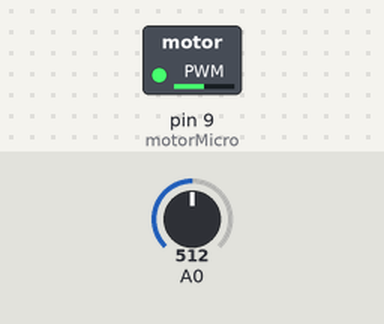
Bench run of a sketch on a simulated Arduino Uno, built with avr-gcc and run on an emulated ATmega328P. Parts: switched loads named in the sketch (green lamp = pin HIGH). Inputs (shaded band) come from the test bench; at power-on: A0 = 512.

Above: at 1.2 s.
1.3 s: A0 set to 716
At 2.3 s:
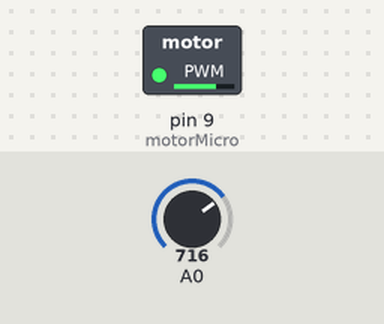
2.8 s: A0 set to 900
At 3.6 s:
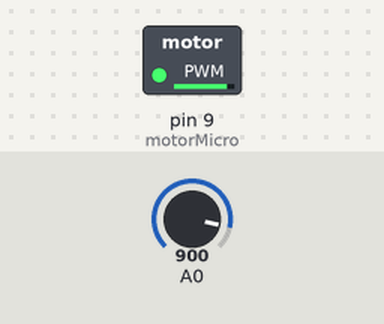
4.3 s: A0 set to 122
At 4.8 s:
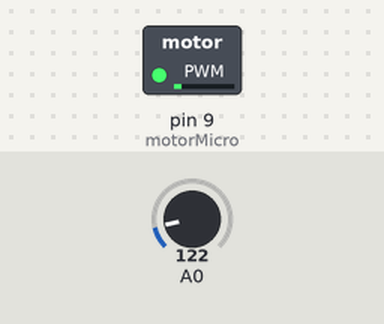
5.8 s: A0 set to 0
At 7.0 s:
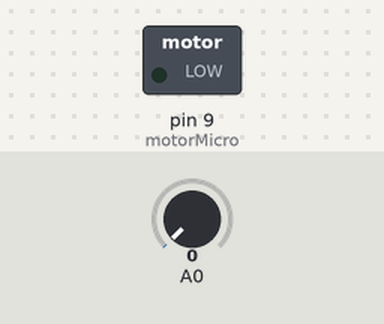
7.3 s: A0 set to 511
At 8.5 s:
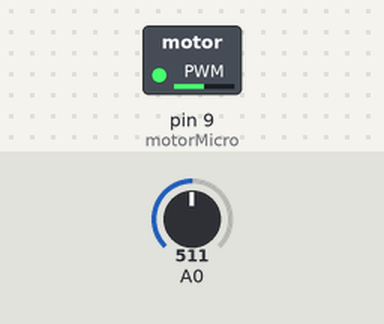
Timing chart, 0 to 9.8 s (numbered marks = the images above; inputs shaded):
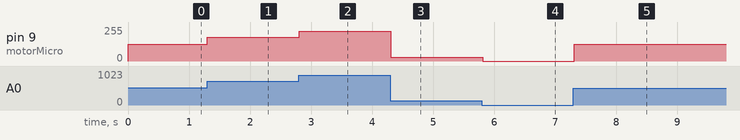

The sketch:

Controle_do_motor_da_micro.ino
```cpp
int motorMicro=9;
int leitura=0;
int velocidade=0;

void setup () {
}

void loop(){
  leitura=analogRead(A0);
  velocidade=map(leitura, 0,1023,0,255);
  analogWrite(motorMicro,velocidade);
  delay(100);
}
```

Measured:
- after the input at 1.3 s, pin 9 (motorMicro): 127/255 → 178/255 at once
- after the input at 2.8 s, pin 9 (motorMicro): 178/255 → 224/255 at once
- after the input at 4.3 s, pin 9 (motorMicro): 224/255 → 30/255 at once
- after the input at 5.8 s, pin 9 (motorMicro): 30/255 → 0/255 at once
- after the input at 7.3 s, pin 9 (motorMicro): 0/255 → 127/255 at once
